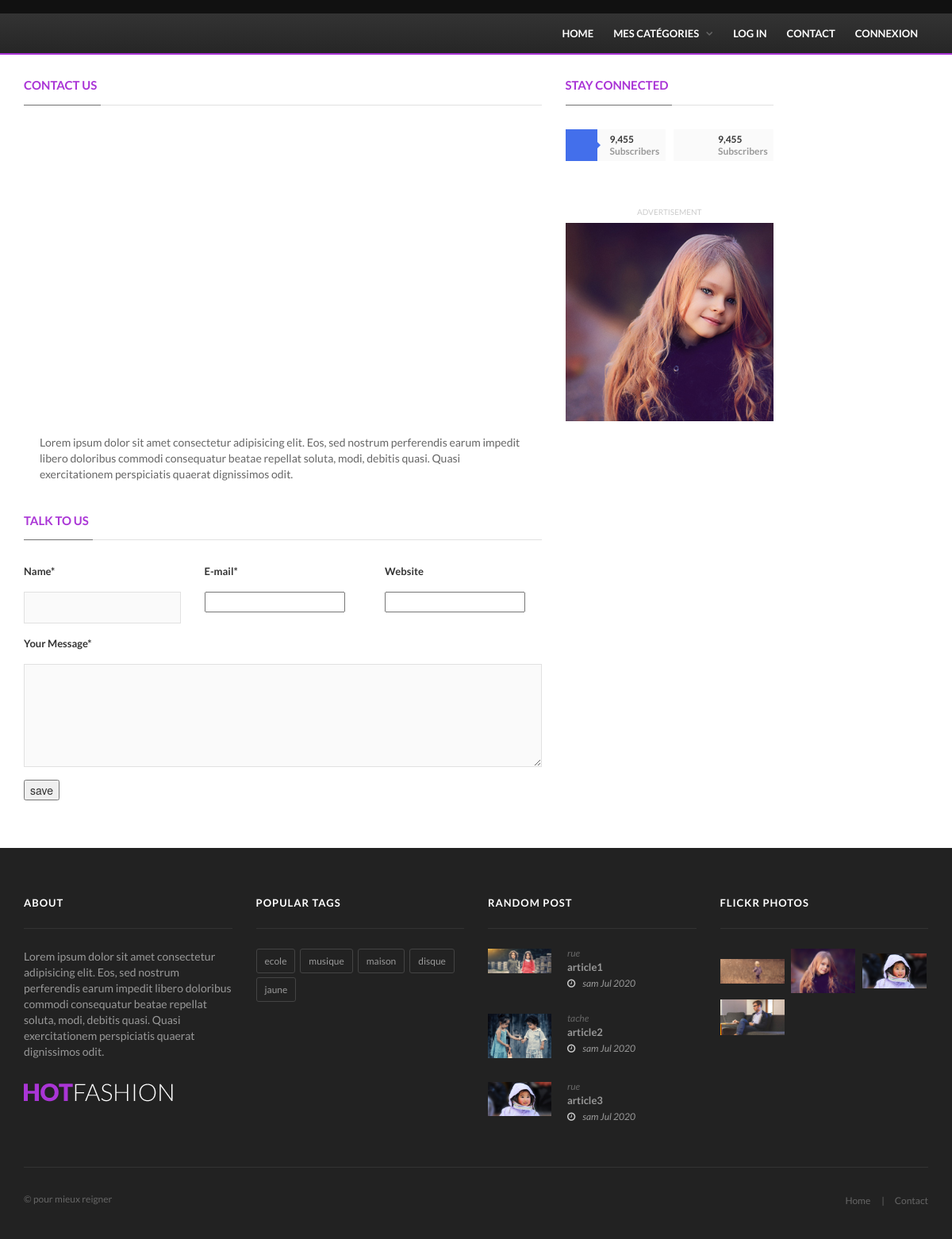
Screenshot of /contact/contact with the database file from the repository.
### website/models.py (models this page shows, shortened)
class Presentation(models.Model):
    nom = models.CharField(max_length=255)
    description = models.TextField()
    image = models.ImageField(upload_to="images/Presentation")
    slogan = models.TextField(null=True)
    date_add = models.DateTimeField(auto_now_add=True)
    date_update = models.DateTimeField(auto_now=True)
    status = models.BooleanField(default=True)
    class Meta():
        verbose_name = 'Presentation'
        verbose_name_plural = 'Presentations'

class SocialAccount(models.Model):
    ICONS = [
        ("facebook", "fa-facebook"),
        ("instagram", "fa-instagram"),
        ("google-plus", "fa-google-plus"),
        ("linkedin", "fa-linkedin-in")
    ]
    nom = models.CharField(max_length=255)
    lien = models.URLField()
    icon = models.CharField(choices=ICONS, max_length=20)
    date_add = models.DateTimeField(auto_now_add=True)
    date_update = models.DateTimeField(auto_now=True)
    status = models.BooleanField(default=True)
    class Meta():
        verbose_name = 'Social account'
        verbose_name_plural = 'Socials account'

class Gallerie(models.Model):
    nom = models.CharField(max_length=255)
    image = models.ImageField(upload_to="images/Gallerie")
    date_add = models.DateTimeField(auto_now_add=True)
    date_update = models.DateTimeField(auto_now=True)
    status = models.BooleanField(default=True)
    class Meta:
        verbose_name = 'Gallerie'
        verbose_name_plural = 'Galleries'

### blog/models.py (models this page shows, shortened)
class Tag(models.Model):
    nom = models.CharField(max_length=255)
    description = models.TextField()
    date_add = models.DateTimeField(auto_now_add=True)
    date_update = models.DateTimeField(auto_now=True)
    status = models.BooleanField(default=True)
    class Meta():
        verbose_name = 'Tag'
        verbose_name_plural = 'Tags'

class Article(models.Model):
    titre = models.CharField(max_length=255)
    description = models.TextField()
    contenu = HTMLField()
    image = models.ImageField(upload_to="images/Article")
    tag = models.ManyToManyField(Tag, related_name='tag_Article')
    auteur = models.ForeignKey(User, on_delete=models.CASCADE, related_name='user_article')
    categorie = models.ForeignKey(CategorieArticle, on_delete=models.CASCADE, related_name='categorie_Article')
    date_add = models.DateTimeField(auto_now_add=True)
    date_update = models.DateTimeField(auto_now=True)
    status = models.BooleanField(default=True)
    class Meta():
        verbose_name = 'Article'
        verbose_name_plural = 'Articles'

class CategorieArticle(models.Model):
    nom = models.CharField(max_length=255)
    description = models.TextField()
    image = models.ImageField(upload_to="images/CategorieArticle")
    date_add = models.DateTimeField(auto_now_add=True)
    date_update = models.DateTimeField(auto_now=True)
    status = models.BooleanField(default=True)
    class Meta():
        verbose_name = 'Categorie Article'
        verbose_name_plural = 'Categories Article'
    def __str__(self):
        return self.nom

### contact/views.py (the view)
# urls.py: path("contact",views.contact, name="contact")
def contact(request):
    tag = Tag.objects.filter(status=True)
    sociaux = SocialAccount.objects.filter(status=True)
    presentation = Presentation.objects.filter(status=True)[:1].get()
    gallerie = Gallerie.objects.filter(status=True)[:4]
    recent = Article.objects.order_by('date_add')[:3]
    form = ContactForm(request.POST or None)
    if form.is_valid():
        form.save()
        form = ContactForm()
    datas ={
        'tag':tag,
        'sociaux':sociaux,
        'presentation':presentation,
        'gallerie':gallerie,
        'recent': recent,
        'form': form
        }
    return render(request, 'pages/contact.html', datas)

### contact/forms.py
class ContactForm(forms.ModelForm):
    class Meta:
        model = Contact
        fields = ( 'nom', 'email', 'website' ,'message')

### templates/pages/contact.html (shortened to what this page needs)
{% extends 'base/base.html' %}
{% load static %}
{% block content %}
		<section class="block-wrapper outer-background">
			<div class="container">
				<div class="row">
					<div class="col-md-7 col-sm-8">
						<div class="block-content">
							<div class="contact-info-box">
								<div class="title-section">
									<h1><span>Contact Us</span></h1>
								</div>
								<div id="map"></div>
								<p>{{ presentation.description }}</p>
							</div>
							<div class="contact-form-box">
								<div class="title-section">
									<h1><span>Talk to us</span></h1>
								</div>
								<form id="contact-form" method="POST">
									<div class="row">
										<div class="col-md-4">
											<label>Name*</label>
											{{ form.nom }}
										</div>
										<div class="col-md-4">
											<label>E-mail*</label>
											{{ form.email }}
										</div>
										<div class="col-md-4">
											<label>Website</label>
											{{ form.website }}
										</div>
									</div>
									<label>Your Message*</label>
									{{ form.message }}
									<input type="submit" value="save">
								</form>
							</div>
						</div>
					</div>
					<div class="col-md-3 col-sm-4">
						<div class="sidebar large-sidebar">
							  {% include "include/social.html" %}
							<div class="advertisement">
								<div class="desktop-advert">
									<span>Advertisement</span>
									<img src="{{ presentation.image.url  }}" alt="">
								</div>
							</div>
					</div>
				</div>
			</div>
		</section>
{% endblock content %}

### templates/base/base.html (shortened to what this page needs)
{% load static %}
<!doctype html>
<html lang="en" class="no-js">
<head>
	<link href="//maxcdn.bootstrapcdn.com/font-awesome/4.2.0/css/font-awesome.min.css" rel="stylesheet">
	<link rel="stylesheet" type="text/css" href="{% static 'css/bootstrap.min.css' %}" media="screen">
	<link rel="stylesheet" type="text/css" href="{% static 'css/jquery.bxslider.css' %}" media="screen">
	<link rel="stylesheet" type="text/css" href="{% static 'css/font-awesome.css' %}" media="screen">
	<link rel="stylesheet" type="text/css" href="{% static 'css/magnific-popup.css' %}" media="screen">
	<link rel="stylesheet" type="text/css" href="{% static 'css/owl.carousel.css' %}" media="screen">
    <link rel="stylesheet" type="text/css" href="{% static 'css/owl.theme.css' %}" media="screen">
	<link rel="stylesheet" type="text/css" href="{% static 'css/ticker-style.css' %}"/>
	<link rel="stylesheet" type="text/css" href="{% static 'css/style.css' %}" media="screen">
</head>
<body>
	<div id="container">
			<header class="clearfix third-style">
				<nav class="navbar navbar-default navbar-static-top" role="navigation">
					<div class="top-line">
						<div class="container">
							<div class="row">
								<div class="col-md-9">
								</div>
							</div>
						</div>
					</div>
					<div class="nav-list-container">
						<div class="container">
							<div class="collapse navbar-collapse" id="bs-example-navbar-collapse-1">
								<ul class="nav navbar-nav navbar-right">
									<li><a class="home" href="{% url 'index' %}">Home</a></li>
									<li class="drop-arrow"><a href="{% url 'category' %}">Mes Catégories</a>
									<li><a href="{% url 'login' %}">Log In</a></li>
									<li><a href="{% url 'contact' %}">Contact</a></li>
									{% if  request.user.is_authenticated %}
									<li><a href="{% url 'logout' %}"> {{ user.username }}  Deconnexion</a></li>
									{% else %}
									<li><a href="{% url 'login' %}">Connexion</a></li>
									{% endif %}
								</ul>
							</div>
						</div>
					</div>
				</nav>
			</header>
{% block content %}
{% endblock content %}
			<footer>
				<div class="container">
					<div class="footer-widgets-part">
						<div class="row">
							<div class="col-md-3">
								<div class="widget text-widget">
									<h1>About</h1>
									<p> {{ presentation.description }} </p>
									<a href="{% url 'index' %}"><img src="{% static 'images/footer-logo.png' %}" alt=""></a>
								</div>
							</div>
							<div class="col-md-3">
								<div class="widget tags-widget">
									<h1>Popular Tags</h1>
									<ul class="tag-list">
										{% for tag in tag %}
											<li><a href="#">{{ tag.nom }}</a></li>
										{% endfor %}
									</ul>
								</div>
							</div>
							<div class="col-md-3">
								<div class="widget posts-widget">
									<h1>Random Post</h1>
									<ul class="list-posts">
										{% for article_footer in recent %}
										<li>
											<img src="{{ article_footer.image.url }}" alt="">
											<div class="post-content">
												<a href="#">{{ article_footer.categorie  }}</a>
												<h2><a href="#">{{ article_footer.titre }}</a></h2>
												<ul class="post-tags">
													<li><i class="fa fa-clock-o"></i>{{ article_footer.date_add|date:'D M Y' }}</li>
												</ul>
											</div>
										</li>
										{% endfor %}
									</ul>
								</div>
							</div>
							<div class="col-md-3">
								<div class="widget flickr-widget">
									<h1>Flickr Photos</h1>
									<ul class="flickr-list">
										{% for photo in gallerie %}
											<li><a href="#"><img src="{{ photo.image.url }}" alt=""></a></li>
										{% endfor %}
									</ul>
								</div>
							</div>
						</div>
					</div>
					<div class="footer-last-line">
						<div class="row">
							<div class="col-md-6">
								<p>&copy; {{presentation.slogan}}</p>
							</div>
							<div class="col-md-6">
								<nav class="footer-nav">
									<ul>
										<li><a href="{% url 'index' %}">Home</a></li>
										<li><a href="{% url 'contact' %}">Contact</a></li>
									</ul>
								</nav>
							</div>
						</div>
					</div>
				</div>
			</footer>
		</div>
	</body>
	</html>

### templates/include/social.html
<div class="widget social-widget">
    <div class="title-section">
        <h1><span>Stay Connected</span></h1>
    </div>
    <ul class="social-share">
        {% for social in  sociaux %}
        <li>
            <a href="{{ social.lien }}" class="{{ social.nom }}"><i class="{{ social.icon.url }}"></i></a>
            <span class="number">9,455</span>
            <span>Subscribers</span>
        </li>
        {% endfor %}
    </ul>
</div>

### rows the page displays
Presentation: description "Lorem ipsum dolor sit amet consectetur adipisicing elit. Eos, sed nostrum perferendis earum impedit libero doloribus commodi consequatur beatae repellat soluta, modi, debitis quasi. Quasi exercitationem perspiciatis quaerat dignissimos odit.", image (picture), slogan "pour mieux reigner"
Tag: nom "ecole"
Tag: nom "musique"
Tag: nom "maison"
Tag: nom "disque"
Tag: nom "jaune"
Article: image (picture), categorie "rue", titre "article1", date_add "sam Jul 2020"
Article: image (picture), categorie "tache", titre "article2", date_add "sam Jul 2020"
Article: image (picture), categorie "rue", titre "article3", date_add "sam Jul 2020"
Gallerie: image (picture)
Gallerie: image (picture)
Gallerie: image (picture)
Gallerie: image (picture)
